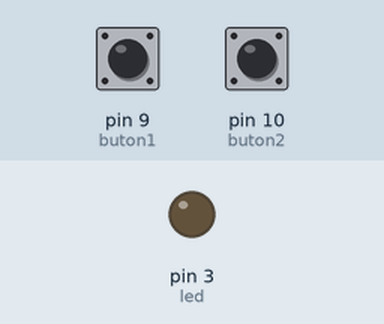
Simulated run of this sketch. Board: Arduino Uno, built with avr-gcc and run on an emulated ATmega328P. On the bench: output pins drawn as LEDs (lit = HIGH). The test bench sets the inputs (shaded band); at power-on: pin 9 (buton1) HIGH, pin 10 (buton2) HIGH.

Above: at 1.2 s.
1.3 s: pin 9 (buton1) pulled LOW for 0.15 s
At 1.7 s:
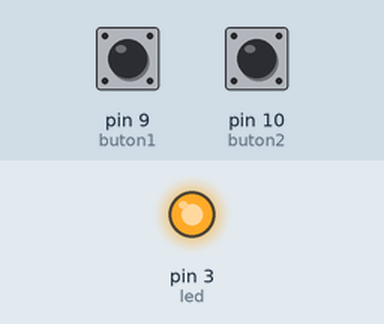
2.9 s: pin 10 (buton2) pulled LOW for 0.15 s
At 4.1 s:
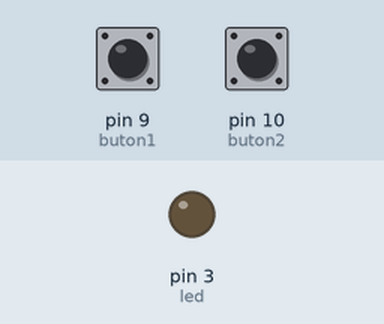
4.5 s: pin 9 (buton1) pulled LOW for 1 s
At 5.3 s:
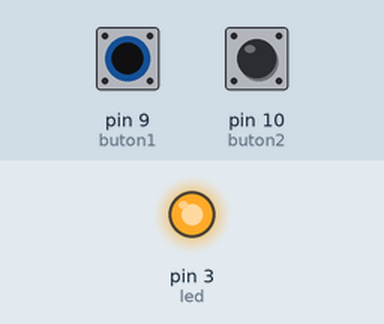
7.0 s: pin 9 (buton1) driven LOW and pin 10 (buton2) driven LOW
At 7.5 s:
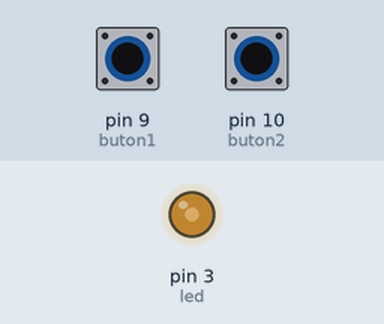
8.5 s: pin 10 (buton2) driven HIGH
At 9.3 s:
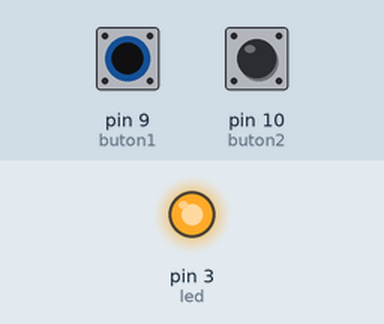
Timing chart, 0 to 11.0 s (numbered marks = the images above; inputs shaded):
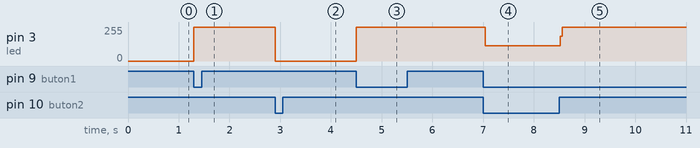

Measured:
- after the input at 1.3 s, pin 3 (led): 0/255 → 255/255 at once
- after the input at 2.9 s, pin 3 (led): 255/255 → 0/255 at once
- after the input at 4.5 s, pin 3 (led): 0/255 → 255/255 at once
- after the input at 7.0 s, pin 3 (led): 255/255 → 115/255 at once
- after the input at 8.5 s, pin 3 (led): 115/255 → 255/255 at once

The sketch:

iki_buton_bir_led.ino
```cpp
int buton1=9;
int buton2=10;
int led=3;


void setup() {
  // put your setup code here, to run once:


pinMode(buton1,INPUT_PULLUP);
pinMode(buton2,INPUT_PULLUP);
pinMode(led,OUTPUT);


}

void loop() {
  // put your main code here, to run repeatedly:
if(digitalRead(buton1)== LOW)
{
  digitalWrite(led,HIGH);
}
if(digitalRead(buton2)== LOW)
{
digitalWrite(led,LOW);
}

}
```
